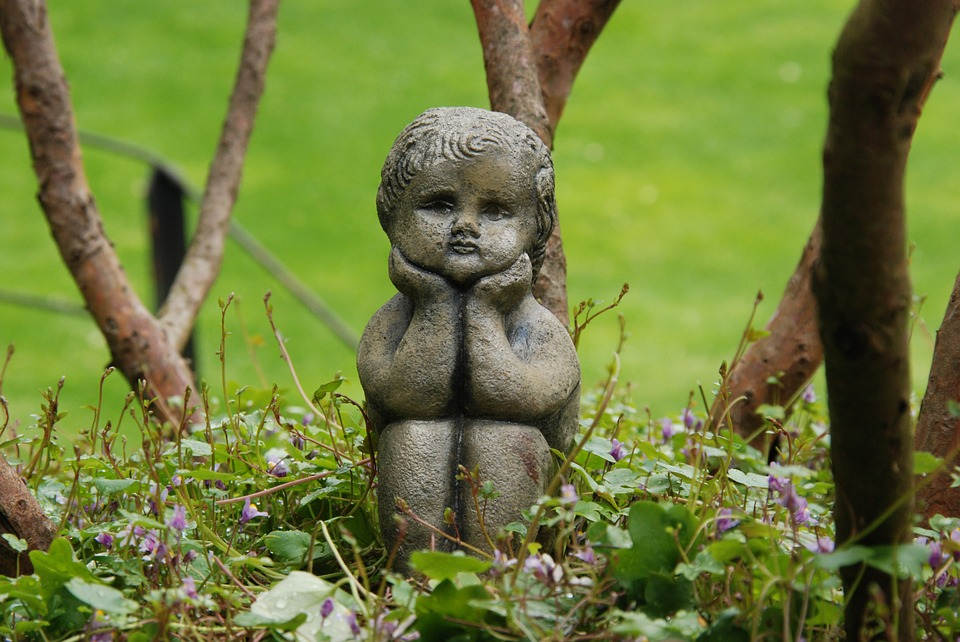
#> input picture pixel_manipulation/test.jpg, 960 x 642 px
$ python thresholding.py
#> lines starting #> are read from the running program, lines starting #| are printed output that depends on the picture; after the words box and inside, x2 and y2 are one past the last pixel; in counts of white or black regions, pixels touching at a corner belong together
from cv2 import cv2

image = cv2.imread("test.jpg")
#> image is the input picture: shape (642, 960, 3); mean B, G, R 58.9, 124.2, 111.1

gray_image = cv2.cvtColor(image, cv2.COLOR_BGR2GRAY)
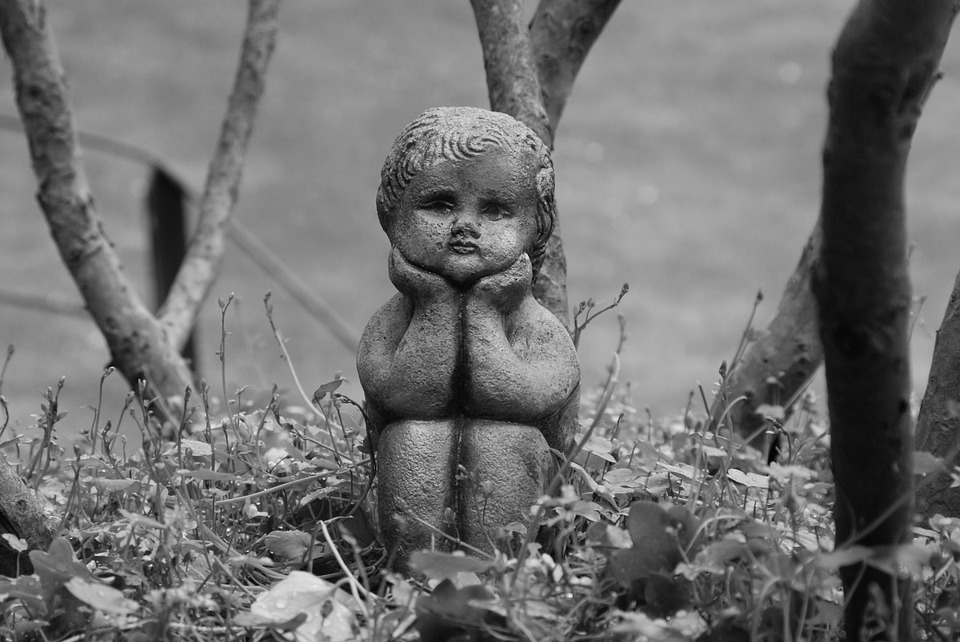
#> gray_image: shape (642, 960); min 1, max 251, mean 112.8

ret, thresh = cv2.threshold(gray_image, 130, 255, cv2.THRESH_BINARY)
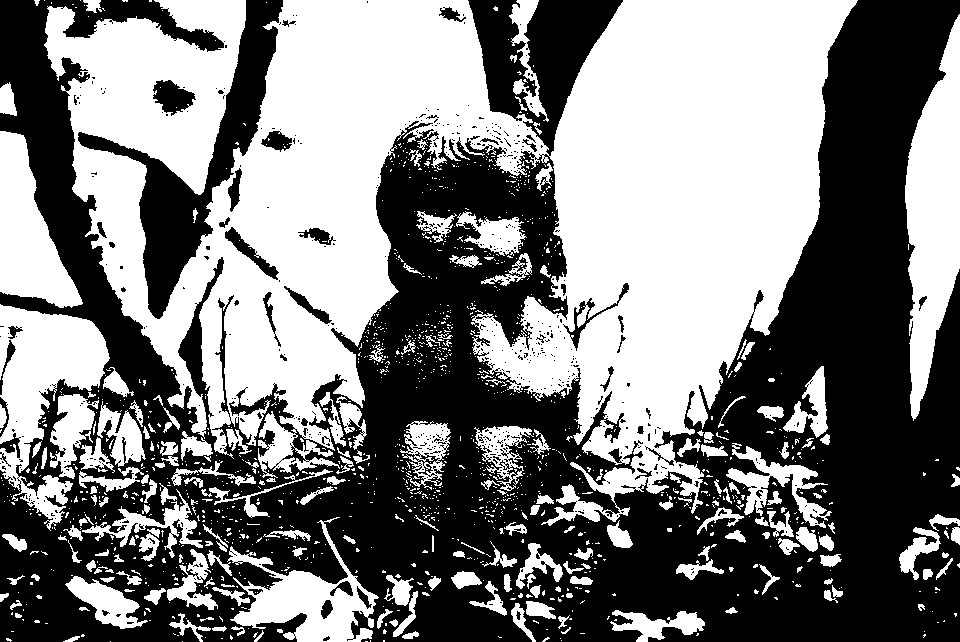
#> thresh: shape (642, 960); 49.5% white; 1413 white regions (1198 under 20 px), largest, box (x1, y1, x2, y2) and area: (44, 0, 858, 526) 216824, (905, 14, 960, 421) 13553, (0, 304, 110, 531) 11388

# cv2.imshow("gray", gray_image)
# cv2.waitKey(5000)

cv2.imshow("thresh", thresh)
cv2.waitKey(5000)
